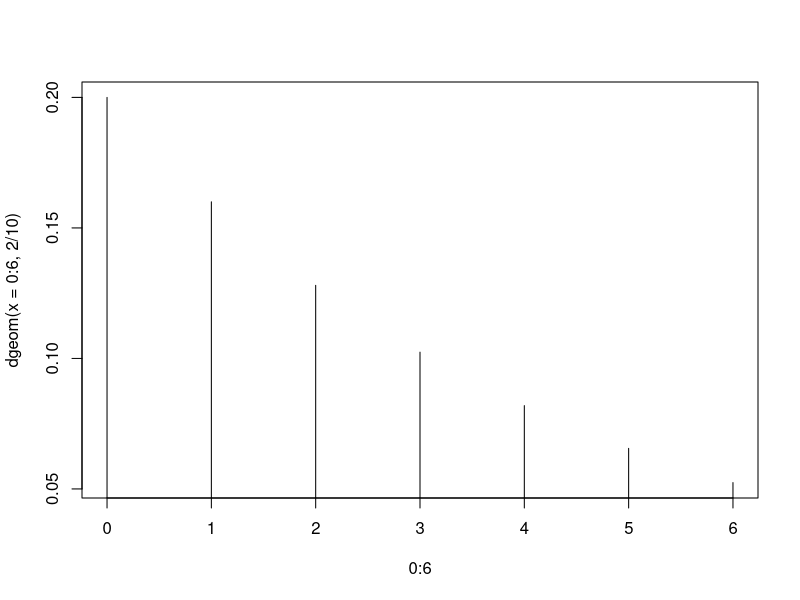

R code for this plot:
## ---- chunk 1
# Ejericio 1 
# Calcular la probabilidad que la quinta persona expuesta a esta enfermedad sea la segunda en contraerla.

(personas = dnbinom(x= 3,size=2,prob = 0.3)) # x representa la cantidad de fracasos que se tiene en el experimento, size = representa cantidad de éxitos
## ---- chunk 2
# Segundo ejercicios
# k = 1 
# p = 2/10

dgeom(5,2/10) # x es el valor que pide el R, es la cantidad de fallos antes de encontrar el primer éxito

dgeom(x=0:6, 2/10)
(sum(dgeom(x=0:6,2/10)))
pgeom(6,2/10)
qgeom(0.4, 2/10)

# grafica de la distribución geometrica
plot (x=0:6, y = dgeom(x=0:6,2/10),
      type= "h") # grafica 

## ---- chunk 3
# Literal b
# Distribuición negativa 
# porque k > 1

dnbinom(1,2, 0.5)

# El quinto hijo sea el tecer varón 
dnbinom(2,3, 0.5)
# El quinto hijo sea la cuarta mujer 
dnbinom(1,4, 0.5)

(prob1 = dnbinom(2,3, 0.5) + dnbinom(1,4, 0.5))
## ---- chunk 4
# Distribución hypergeométrica
dhyper(10,4, 6,3, 4/10)


m <- 6; n <- 4; k <- 3 # m es el número de fracasos, n es el número de éxito, y k es la muestra aleatoria
x <- 0:(k+1)
dhyper(x, m, n, k)
# probabilidad no más de una defectuosa
phyper(1, m, n, k)
# al menos una defectuosa 

(g= 1 - phyper(0, m, n, k))



